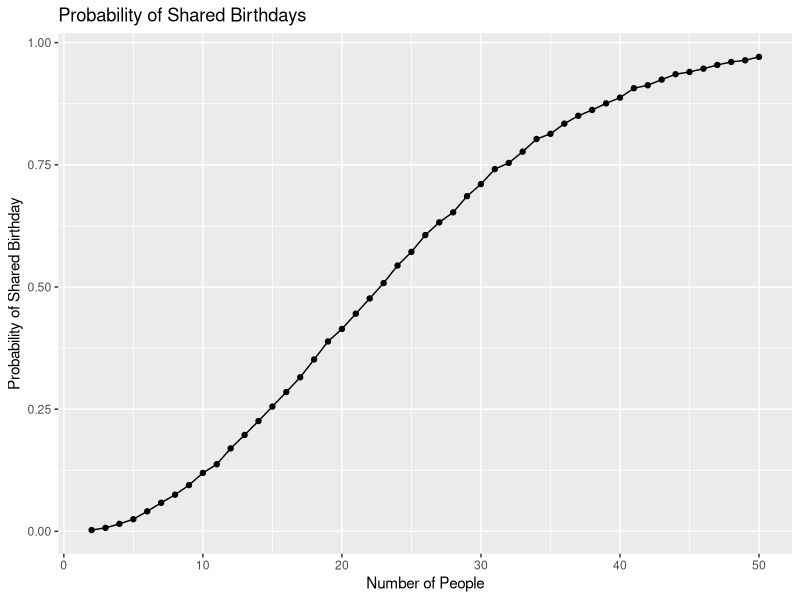

Recreate this plot in R.
## ---- chunk 1
library(tidyverse)
library(broom)
## ---- chunk 2
birthday_repeated = function(n_people) {
  birthdays = sample(1:365, size = n_people, replace = TRUE)
  repeated_birthday = length(unique(birthdays)) < n_people
  return(repeated_birthday)
}

birthday_results =
  expand_grid(
    n_people = 2:50,
    iter = 1:10000
  ) |>
  mutate(
    repeated = map_lgl(n_people, birthday_repeated)
  )

birthday_summary =
  birthday_results |>
  group_by(n_people) |>
  summarize(
    prob_repeat = mean(repeated)
  )

birthday_repeated(5)
birthday_repeated(23)
birthday_repeated(50)

head(birthday_results, 10)
birthday_summary
## ---- chunk 3
birthday_summary |>
  ggplot(aes(x = n_people, y = prob_repeat)) +
  geom_point() +
  geom_line() +
  labs(
    title = "Probability of Shared Birthdays",
    x = "Number of People",
    y = "Probability of Shared Birthday"
  )
